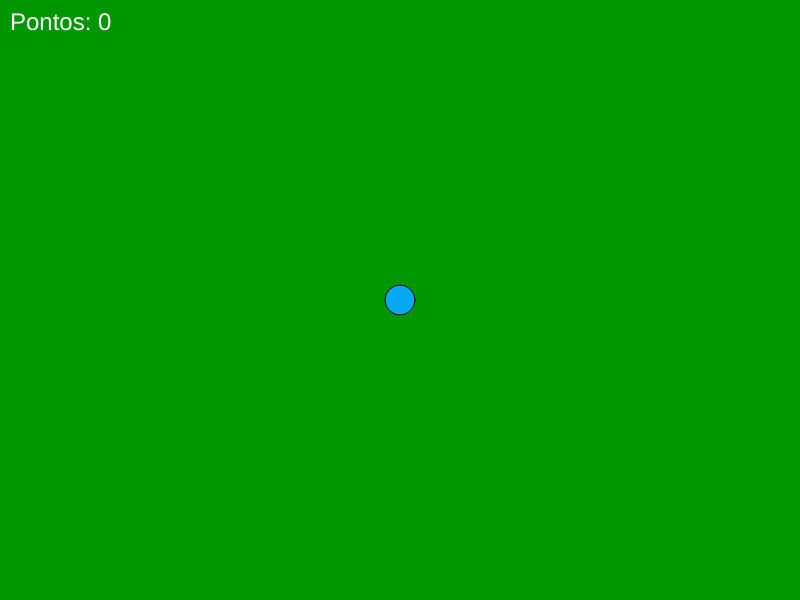
Frame 1 (no input)
Frame 60 (no input): identical to frame 1, image omitted
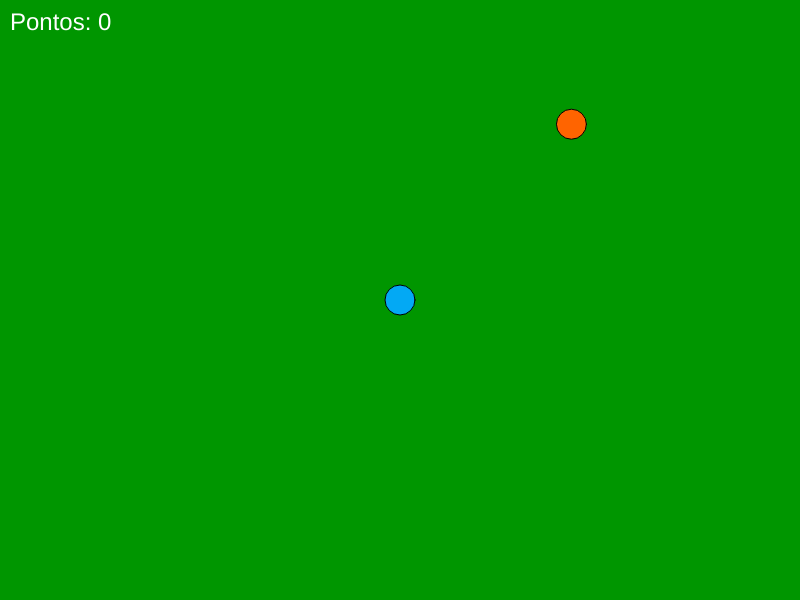
Frame 120 (the mouse pressed at the canvas centre since frame 60)

The p5.js sketch that drew these frames (run headless with seeded random() and noise() and a simulated clock; from frame 60 on, the mouse is pressed at the canvas centre):

// p5.js sketch
// ── sketch.js
let firefighter;
let fires = [];
let score = 0;

function setup() {
  createCanvas(800, 600);
  firefighter = new Firefighter();
}

function draw() {
  background(0, 150, 0); // Cor de fundo representando a floresta
  firefighter.show();
  firefighter.move();
  
  // Desenhar e gerenciar o fogo
  for (let i = fires.length - 1; i >= 0; i--) {
    fires[i].show();
    if (fires[i].isExtinguished(firefighter)) {
      score++;
      fires.splice(i, 1); // Remove o fogo apagado
    }
  }
  
  // Adicionar lógica para gerar fogo aleatoriamente
  if (frameCount % 60 === 0) { // A cada 60 frames
    fires.push(new Fire(random(width), random(height)));
  }
  
  // Exibir pontuação
  fill(255);
  textSize(24);
  text("Pontos: " + score, 10, 30);
}

class Firefighter {
  constructor() {
    this.x = width / 2;
    this.y = height / 2;
  }
  
  show() {
    fill("#03A9F4"); // Cor do bombeiro
    ellipse(this.x, this.y, 30, 30); // Representação simples do bombeiro
  }
  
  move() {
    if (keyIsDown(LEFT_ARROW)) {
      this.x -= 5;
    }
    if (keyIsDown(RIGHT_ARROW)) {
      this.x += 5;
    }
    if (keyIsDown(UP_ARROW)) {
      this.y -= 5;
    }
    if (keyIsDown(DOWN_ARROW)) {
      this.y += 5;
    }
  }
}

class Fire {
  constructor(x, y) {
    this.x = x;
    this.y = y;
    this.size = 30;
  }
  
  show() {
    fill(255, 100, 0); // Cor do fogo
    ellipse(this.x, this.y, this.size, this.size); // Representação simples do fogo
  }
  
  isExtinguished(firefighter) {
    let d = dist(this.x, this.y, firefighter.x, firefighter.y);
    return d < (this.size / 2 + 15); // Verifica se o bombeiro está perto o suficiente para apagar o fogo
  }
}
